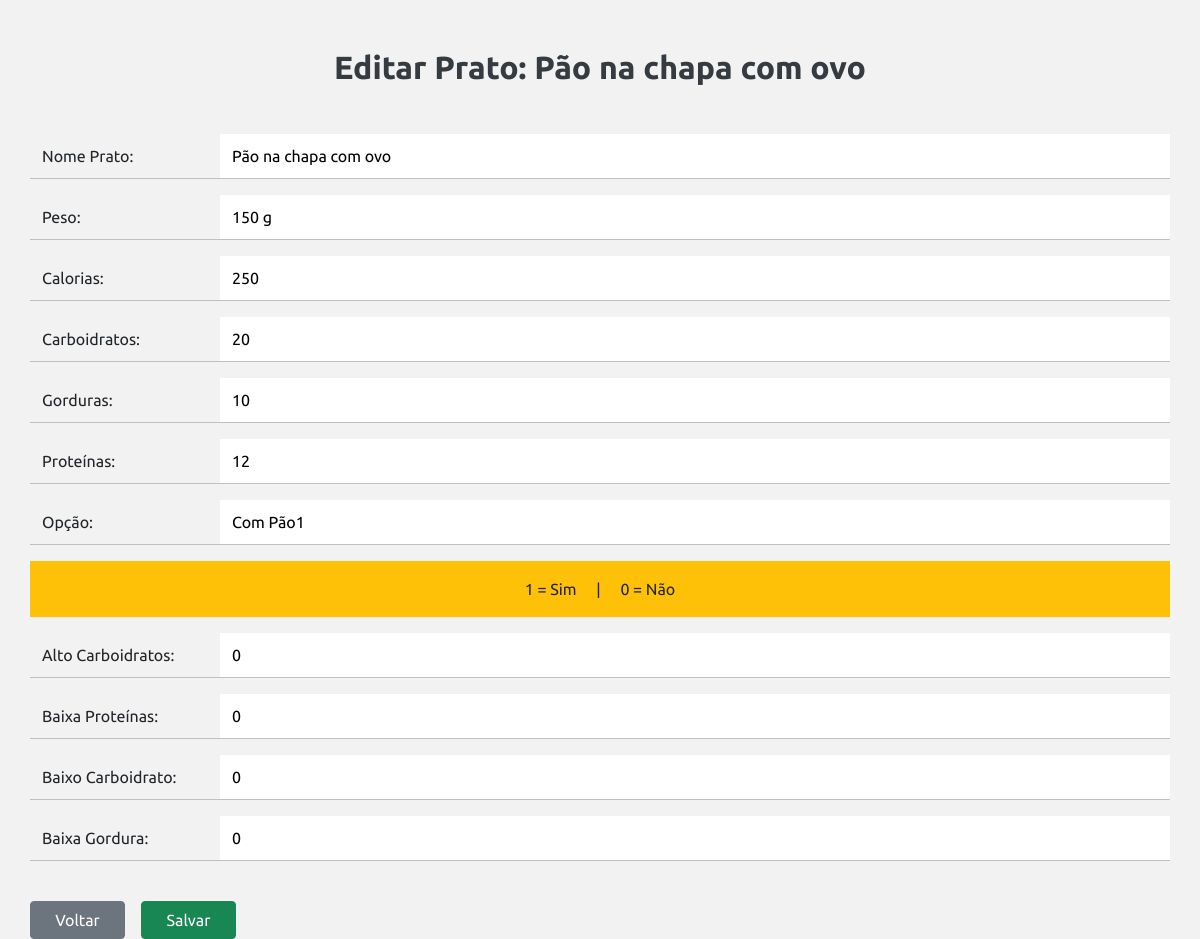
The app's page /templates/php-logic/admin-edit-pratos.php?id=5&tabela=pratos_cafe_da_manha (signed in) with its own data.
### tables this page shows
CREATE TABLE `pratos_cafe_da_manha` (
  `id` int(11) NOT NULL AUTO_INCREMENT,
  `nome` varchar(255) NOT NULL,
  `peso` varchar(20) NOT NULL,
  `calorias` int(11) NOT NULL,
  `carboidratos` int(11) NOT NULL,
  `gorduras` int(11) NOT NULL,
  `proteinas` int(11) NOT NULL,
  `opcao` varchar(55) NOT NULL,
  `tabela_origem` varchar(50) DEFAULT 'pratos_cafe_da_manha',
  `muito_carboidratos` tinyint(1) DEFAULT 0,
  `muita_proteina` tinyint(1) DEFAULT 0,
  `pouco_carboidrato` tinyint(1) DEFAULT 0,
  `pouca_gordura` tinyint(1) DEFAULT 0,
  PRIMARY KEY (`id`)
);

### templates/php-logic/admin-edit-pratos.php (the view, shortened to what this page needs)
<?php
include_once 'connection.php';
if(isset($_GET['id']) && isset($_GET['tabela'])){
    $id = $_GET['id'];
    $tabela = $_GET['tabela'];
    $sql = "SELECT * FROM $tabela WHERE id = $id";
    $result = mysqli_query($conn, $sql);
    if ($result) {
        if ($result && mysqli_num_rows($result) > 0) {
            $row = mysqli_fetch_assoc($result);
            ?>
            <!DOCTYPE html>
            <html lang="pt-br">
            <head>
                <link href="https://cdn.jsdelivr.net/npm/bootstrap@5.0.2/dist/css/bootstrap.min.css" rel="stylesheet">
                <link rel="stylesheet" href="../../static/styles/style.css">
                <link rel="stylesheet" href="../../static/styles/admin.css">
            </head>
            <body>
            <div class="container">
            <h2 class="text-center my-5">Editar Prato: <?php echo $row['nome'] ?></h2>
            <form method="post" id="admin-edit" action="admin-save-edit-pratos.php">
                <article style="overflow-x:auto;" class="row">
                <label class="col-2" style="line-height: 44px;" class="col-2" for="new_nome">Nome Prato:</label class="col-2">
                <input class="col-10" class="col-10" type="text" name="new_nome" value="<?php echo $row['nome'] ?>" required><br>
                <hr>
                <label class="col-2" style="line-height: 44px;" for="new_peso">Peso:</label class="col-2">
                <input class="col-10" type="text" name="new_peso" value="<?php echo $row['peso'] ?>" required><br>
                <hr>
                <label class="col-2" style="line-height: 44px;" for="new_calorias">Calorias:</label class="col-2">
                <input class="col-10" type="number" name="new_calorias" value="<?php echo $row['calorias'] ?>" required><br>
                <hr>
                <label class="col-2" style="line-height: 44px;" for="new_carboidratos">Carboidratos:</label class="col-2">
                <input class="col-10" type="number" name="new_carboidratos" value="<?php echo $row['carboidratos'] ?>" required><br>
                <hr>
                <label class="col-2" style="line-height: 44px;" for="new_gorduras">Gorduras:</label class="col-2">
                <input class="col-10" type="number" name="new_gorduras" value="<?php echo $row['gorduras'] ?>" required><br>
                <hr>
                <label class="col-2" style="line-height: 44px;" for="new_proteinas">Proteínas:</label class="col-2">
                <input class="col-10" type="number" name="new_proteinas" value="<?php echo $row['proteinas'] ?>" required><br>
                <hr>
                <?php
                $sql = "SHOW COLUMNS FROM $tabela LIKE 'opcao'";
                $result = mysqli_query($conn, $sql);
                if ($result && mysqli_num_rows($result) > 0) {
                ?>
                <label class="col-2" style="line-height: 44px;" for="new_opcao">Opção:</label class="col-2">
                <input class="col-10" type="text" name="new_opcao" value="<?php echo $row['opcao'] ?>" required><br>
                <hr>
                <?php
                };
                ?>
                <span class="p-3 bg-warning text-center mb-3">1 = Sim <span class="mx-3">|</span> 0 = Não</span>
                <label class="col-2" style="line-height: 44px;" for="new_muito_carboidratos">Alto Carboidratos:</label class="col-2">
                <input class="col-10" type="number" name="new_muito_carboidratos" value="<?php echo $row['muito_carboidratos'] ?>" required><br>
                <hr>
                <label class="col-2" style="line-height: 44px;" for="new_muita_proteina">Baixa Proteínas:</label class="col-2">
                <input class="col-10" type="number" name="new_muita_proteina" value="<?php echo $row['muita_proteina'] ?>" required><br>
                <hr>
                <label class="col-2" style="line-height: 44px;" for="new_pouco_carboidrato">Baixo Carboidrato:</label class="col-2">
                <input class="col-10" type="number" name="new_pouco_carboidrato" value="<?php echo $row['pouco_carboidrato'] ?>" required><br>
                <hr>
                <label class="col-2" style="line-height: 44px;" for="new_pouca_gordura">Baixa Gordura:</label class="col-2">
                <input class="col-10" type="number" name="new_pouca_gordura" value="<?php echo $row['pouca_gordura'] ?>" required><br>
                <hr>
                <a class="text-white mt-4 col-1 btn btn-secondary" href="../admin.php">Voltar</a>
                <button class="btn btn-success mt-4 mx-3 col-1"><input class="col-10" class="text-white" style="background: none; color:white !important;" type="submit" value="Salvar"></button>
            </form>
            </div>
            </body>
            </html>
            <?php
        }
    } else {
        $mensagem = "Erro(02) no envio de dados para a edição.";
        header("Location: ../admin.php?mensagem=" . urlencode($mensagem));
        exit();
    }
} else {
    $mensagem = "Erro(01) na solicitação de dados para a edição.";
    header("Location: ../admin.php?mensagem=" . urlencode($mensagem));
    exit();
}
?>

### static/styles/style.css (style rules this page uses)
* { box-sizing: border-box; margin: 0; padding: 0; border: 0; outline: 0; }
:root { --bg-color: #f2f2f2; --dark-bg-color: #21222b; --green: #01B35D; --orange: #F26B23; --danger: #dc3545; --grey-tit: #353b41; --grey-parag: #494f53; --light-color-menu: #FCEED3; --dark-color-menu: #B19A82; --regular: 400; --medium: 500; --bold: 700; }
* { scrollbar-width: auto; scrollbar-color: var(--green) var(--bg-color); }
html { scroll-behavior: smooth; margin: 0; padding: 0; overflow-x: hidden; }
body { font-family: "Ubuntu", sans-serif; background: var(--bg-color); font-weight: 400; font-size: 1rem; }
h6, h5, h4, h3, h2, h1, p { margin: 0; }
a { text-decoration: none !important; }
h6, h5, h4, h3, h2, h1 { font-weight: var(--bold); color: var(--grey-tit); }
input[type=number]:not(#idade) { -moz-appearance: textfield; }

### static/styles/admin.css (style rules this page uses)
html { overflow-x: scroll !important; }

### records on screen
pratos_cafe_da_manha: nome "Pão na chapa com ovo", new_nome "Pão na chapa com ovo", new_peso "150 g", new_calorias "250", new_carboidratos "20", new_gorduras "10", new_proteinas "12", new_opcao "Com Pão1", new_muito_carboidratos "0", new_muita_proteina "0", new_pouco_carboidrato "0", new_pouca_gordura "0"
